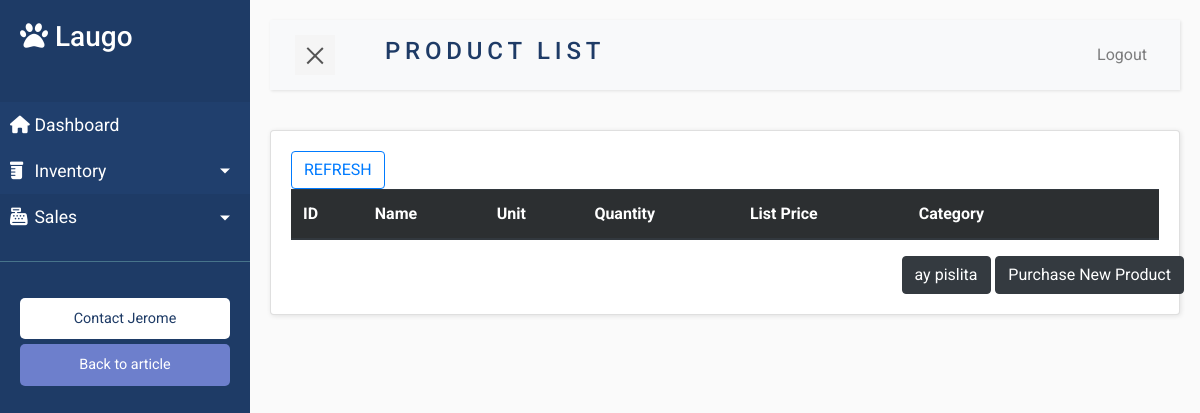
/productlist/, run on an earlier commit of the app's database.
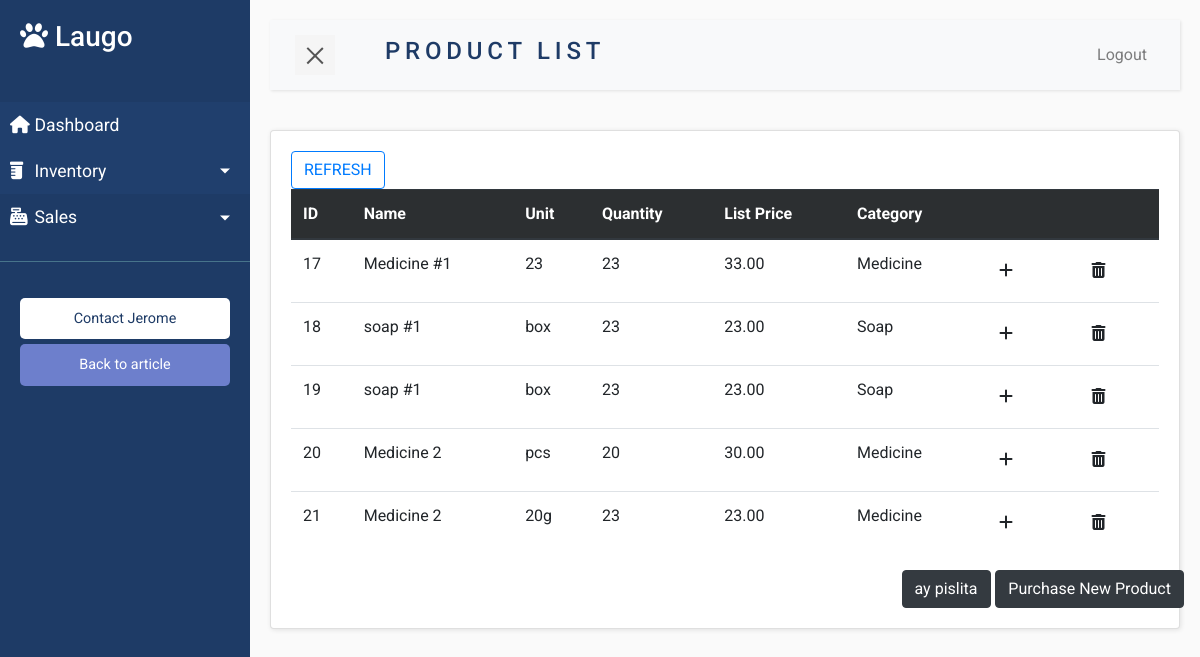
And on a later commit of the database.
### inventory/models.py (models this page shows, shortened)
class Products(models.Model):
    Name = models.CharField(max_length=50)
    Unit = models.CharField(max_length=50)
    Quantity = models.IntegerField(default=0)
    List_Price = models.DecimalField(max_digits=8, decimal_places=2)
    CategoryOpt = (
        ('food','Food'),
        ('medicine','Medicine'),
        ('treats','Treats'),
        ('accessories','Accessories'),
        ('soap','Soap'),
        ('cologne','Cologne'),
        ('others','Others'),
    )
    Category = models.ForeignKey('Category', on_delete=models.CASCADE)
    User = models.ForeignKey(User, on_delete=models.CASCADE, default=1)
    class Meta:
        verbose_name_plural = "Products"

class Category(models.Model):
    Name = models.CharField(max_length=50)
    def __str__(self):
        return self.Name
    class Meta:
        verbose_name_plural = "Categories"

### inventory/views.py (the view)
# urls.py: path('productlist/', views.ProductView, name='product-list'), #leave blank to make as homepage
def ProductView(request):
    items = Products.objects.all()
    context = {
        'items' : items,
        'title': 'Product List'
    }
    return render(request, 'inventory/inventory.html', context)

### inventory/templates/inventory/inventory.html (shortened to what this page needs)
{% extends 'inventory/base.html' %}
{% block body %}
<div class="card content-card">
    <div class="button-group">
        <a href="{% url 'product-list' %}" class="btn btn-outline-primary btn-md" rold="button">REFRESH</a>
    </div>
    <table class="table table-hover" id="product-table">
        <thead class="thead-dark tbl-head">
            <th>ID</th>
            <th>Name</th>
            <th>Unit</th>
            <th>Quantity</th>
            <th>List Price</th>
            <th>Category</th>
            <th></th>
            <th></th>
        </thead>
        <tbody>
            {% for item in items %}
            <tr>
                <td>{{ item.pk }}</td>
                <td>{{ item.Name }}</td>
                <td>{{ item.Unit }}</td>
                <td>{{ item.Quantity }}</td>
                <td>{{ item.List_Price }}</td>
                <td>{{ item.Category }}</td>
                <td>
                    <a href="{% url 'product-add' item.pk %}" class="btn btn=sm" role="button"><i class="fas fa-plus"></i></a>
                </td>
                <td>
                    <a href="{% url 'product-delete' item.pk %}" class="btn btn=sm" role="button"><i class="fas fa-trash-alt"></i></a>
                </td>
            </tr>
            {% endfor %}
        </tbody>
    </table>
    <div class="container">
        <div class="col-2 float-right mx-4"><a href="{% url 'purchase-add' %}" class="btn btn-primary btn-dark btn-md" role="button">Purchase New Product</a></div>
        <div class="col-1 float-right "><a href="" class="btn btn-primary btn-dark" data-toggle="modal" data-target="#giignan" >ay pislita</button></a>
    </div>
</div>
{% endblock %}

What changed in the data, as far as the page shows it:
added Products: pk "17", Name "Medicine #1", Unit "23", Quantity "23", List_Price "33.00", Category "Medicine"
added Products: pk "18", Name "soap #1", Unit "box", Quantity "23", List_Price "23.00", Category "Soap"
added Products: pk "19", Name "soap #1", Unit "box", Quantity "23", List_Price "23.00", Category "Soap"
added Products: pk "20", Name "Medicine 2", Unit "pcs", Quantity "20", List_Price "30.00", Category "Medicine"
added Products: pk "21", Name "Medicine 2", Unit "20g", Quantity "23", List_Price "23.00", Category "Medicine"
